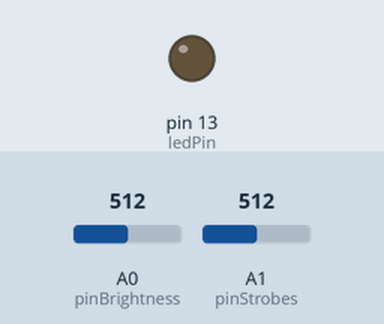
Simulated run of this sketch. Board: Arduino Uno, built with avr-gcc and run on an emulated ATmega328P. On the bench: output pins drawn as LEDs (lit = HIGH). Inputs (shaded band) come from the test bench; at power-on: A0 (pinBrightness) = 512, A1 (pinStrobes) = 512.

Above: at 1.2 s.
1.3 s: A0 (pinBrightness) set to 528
At 1.9 s:
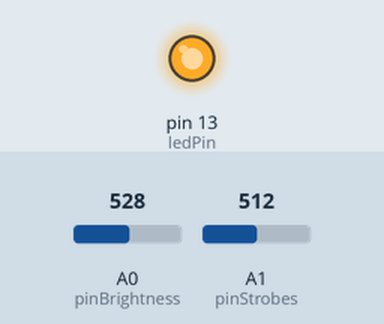
2.8 s: A0 (pinBrightness) set to 511
At 4.0 s:
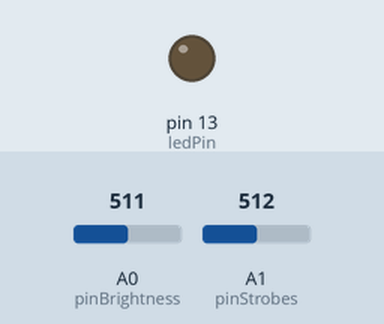
4.3 s: A0 (pinBrightness) set to 716
At 5.4 s:
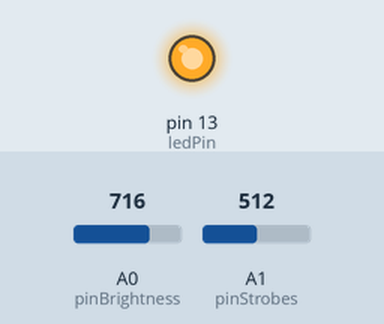
Timing chart, 0 to 7.3 s (numbered marks = the images above; inputs shaded):
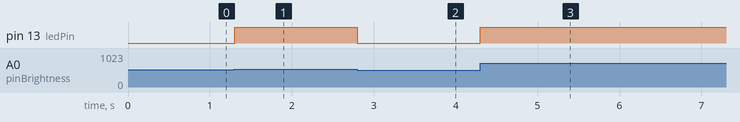

Measured:
- the behaviour switches between 513 and 514 on A0 (pinBrightness) (found by bisection; images 0 and 1)
- after the input at 1.3 s, pin 13 (ledPin): LOW → HIGH at once
- after the input at 2.8 s, pin 13 (ledPin): HIGH → LOW at once
- after the input at 4.3 s, pin 13 (ledPin): LOW → HIGH at once

The sketch:

PotLED.ino
```cpp
int pinBrightness = A0;
int pinStrobes = A1;

int ledPin = 13;

int strobeTimer = 0;
bool strobeActive = false;
bool stobeLock = false;

void setup() {
  // put your setup code here, to run once:

  pinMode(ledPin, OUTPUT);
}

void loop() {

  int cTime = millis();

  int analogBrigtness = analogRead(A0);
  int analogStrobe   = analogRead(A1);

  int brightness = int(map(analogBrigtness, 0, 1023, 0, 255));
  int timerThreshold = int(map(analogStrobe, 0, 1023, 0, 2000));

   analogWrite(ledPin, brightness);
/*
  if (!stobeLock) {
    if (abs(cTime - strobeTimer) > timerThreshold) {
      strobeTimer = cTime;
      strobeActive = !strobeActive;
    }
  }

  if (strobeActive) {
    analogWrite(ledPin, brightness);
  } else {
    analogWrite(ledPin, 0);
  }
  */
}
```
